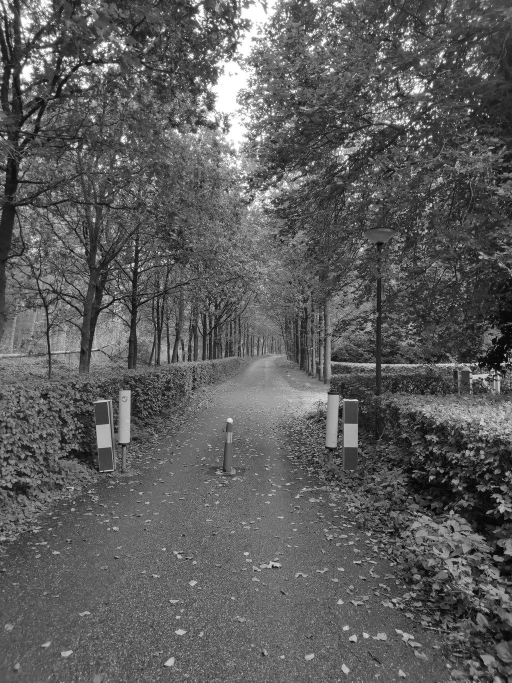
#> input picture Lab3/dataset/agv_clean.png, 1024 x 1365 px (shown at 1/2 size); the run also reads 1 picture not shown here
$ python task4_evaluation.py
#> lines starting #> are read from the running program, lines starting #| are printed output that depends on the picture
import cv2
import numpy as np
import os
import csv


# ============================================================
# TASK 4 - OBJECTIVE EVALUATION
# ============================================================

BASE_DIR = "../"
DATASET_DIR = os.path.join(BASE_DIR, "dataset")
OUTPUT_DIR = os.path.join(BASE_DIR, "output")

TASK4_DIR = os.path.join(
    OUTPUT_DIR,
    "task4"
)

os.makedirs(
    TASK4_DIR,
    exist_ok=True
)


# ============================================================
# LOAD CLEAN GROUND TRUTH
# ============================================================

clean_path = os.path.join(
    DATASET_DIR,
    "agv_clean.png"
)

clean = cv2.imread(
    clean_path,
    cv2.IMREAD_GRAYSCALE
)
#> clean is the input picture: shape (1365, 1024); min 0, max 255, mean 92.4

if clean is None:
    print("ERROR: agv_clean.png not found.")
    exit()


# ============================================================
# FROM-SCRATCH 2D CORRELATION
# ============================================================

def correlate2d(image, kernel):

    image = image.astype(np.float32)
    kernel = kernel.astype(np.float32)

    h, w = image.shape

    kh, kw = kernel.shape

    ph = kh // 2
    pw = kw // 2

    padded = np.pad(
        image,
        (
            (ph, ph),
            (pw, pw)
        ),
        mode="constant",
        constant_values=0
    )

    output = np.zeros(
        (h, w),
        dtype=np.float32
    )

    for i in range(h):

        for j in range(w):

            region = padded[
                i:i + kh,
                j:j + kw
            ]

            output[i, j] = np.sum(
                region * kernel
            )

    return output


# ============================================================
# PSNR
# ============================================================

def calculate_psnr(
        original,
        processed
):

    original = original.astype(
        np.float32
    )

    processed = processed.astype(
        np.float32
    )

    mse = np.mean(
        (original - processed) ** 2
    )

    if mse == 0:

        return float("inf")

    return 10 * np.log10(
        (255.0 ** 2) / mse
    )


# ============================================================
# SHARPNESS
#
# Variance of Laplacian
# Higher value = stronger edge/high-frequency response
# ============================================================

def calculate_sharpness(image):

    laplacian_kernel = np.array(
        [
            [0, 1, 0],
            [1, -4, 1],
            [0, 1, 0]
        ],
        dtype=np.float32
    )

    laplacian = correlate2d(
        image,
        laplacian_kernel
    )

    return np.var(
        laplacian
    )


# ============================================================
# EVALUATE IMAGE
# ============================================================

def evaluate(
        label,
        path
):

    image = cv2.imread(
        path,
        cv2.IMREAD_GRAYSCALE
    )

    if image is None:

        print(
            "WARNING: Could not read:",
            path
        )

        return None

    # Match dimensions
    if image.shape != clean.shape:

        image = cv2.resize(
            image,
            (
                clean.shape[1],
                clean.shape[0]
            )
        )

    psnr = calculate_psnr(
        clean,
        image
    )

    sharpness = calculate_sharpness(
        image
    )

    return [
        label,
        psnr,
        sharpness
    ]


# ============================================================
# RESULTS LIST
# ============================================================

results = []


# ============================================================
# TASK 1
# ============================================================

task1_dir = os.path.join(
    OUTPUT_DIR,
    "task1"
)

task1_files = [

    (
        "Task 1 - Sigma 10 - 3x3",
        "Sigma_10_3x3.png"
    ),

    (
        "Task 1 - Sigma 10 - 5x5",
        "Sigma_10_5x5.png"
    ),

    (
        "Task 1 - Sigma 10 - 9x9",
        "Sigma_10_9x9.png"
    ),

    (
        "Task 1 - Sigma 25 - 3x3",
        "Sigma_25_3x3.png"
    ),

    (
        "Task 1 - Sigma 25 - 5x5",
        "Sigma_25_5x5.png"
    ),

    (
        "Task 1 - Sigma 25 - 9x9",
        "Sigma_25_9x9.png"
    )
]


for label, filename in task1_files:

    path = os.path.join(
        task1_dir,
        filename
    )

    result = evaluate(
        label,
        path
    )
#> in calculate_psnr, `mse = np.mean( (original - processed) ** 2 )`: mse = 338.6
#> in evaluate, `psnr = calculate_psnr( clean, image )`: psnr = 22.83
#> in correlate2d, `padded = np.pad( image, ( (ph, ph), (pw, pw) ), mode="constant", const..`:
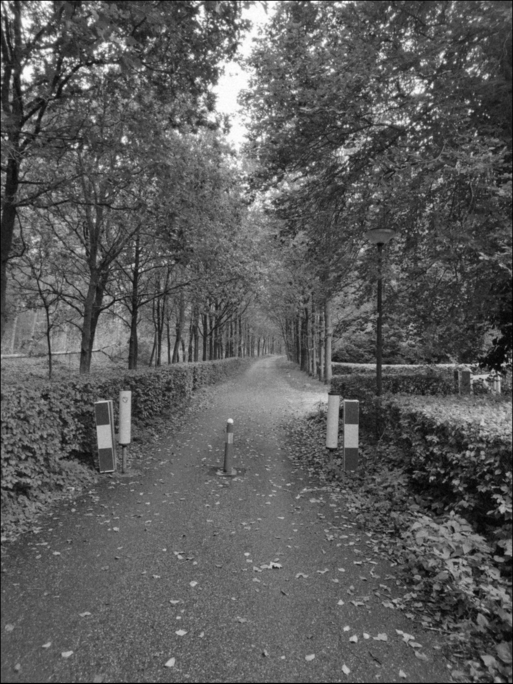
#> padded: shape (1367, 1026) float32 (shown at 1/2 size); min 0, max 255, mean 91
#> after the loop in correlate2d, `for i in range(h):`:
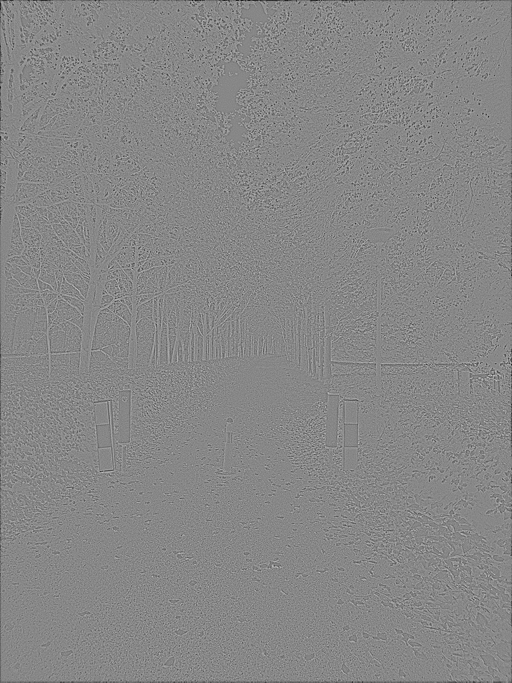
#> output: shape (1365, 1024) float32 (shown at 1/2 size); min -129, max 114, mean -0.2; drawn with min black and max white
#> in evaluate, `sharpness = calculate_sharpness( image )`: sharpness = 277.9
#> result = ['Task 1 - Sigma 10 - 3x3', 22.83, 277.9]

    if result:

        results.append(
            result
        )
#> pass 2 of the loop `for label, filename in task1_files:`:
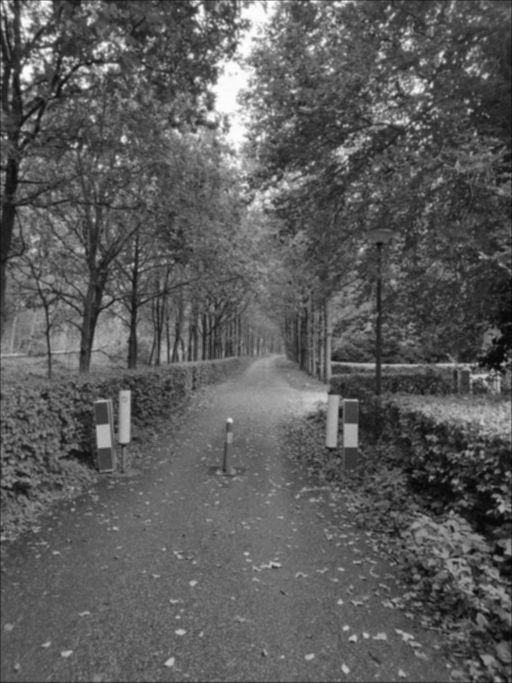
#> input picture Lab3/output/task1/Sigma_10_5x5.png, 1024 x 1365 px (shown at 1/2 size)
#> in evaluate, image is the input picture: shape (1365, 1024); min 3, max 254, mean 91.2
#> psnr = 21.06
#> after the loop in correlate2d (call 2), `for i in range(h):`:
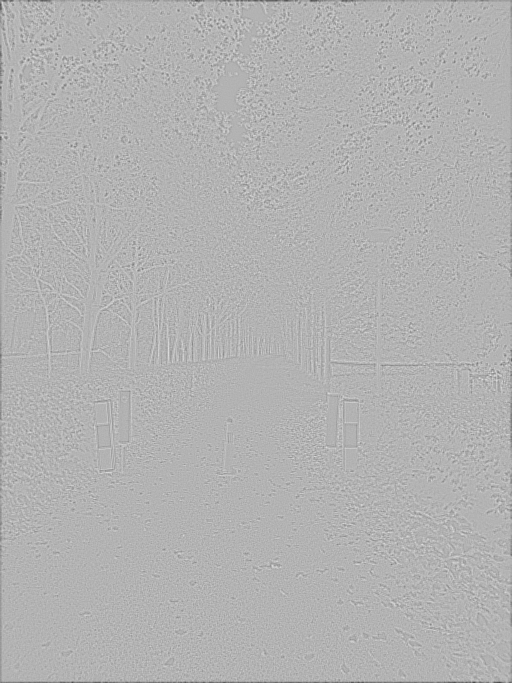
#> output: shape (1365, 1024) float32 (shown at 1/2 size); min -115, max 49, mean -0.2; drawn with min black and max white
#> sharpness = 67.51
#> result = ['Task 1 - Sigma 10 - 5x5', 21.06, 67.51]
#> pass 3 of the loop `for label, filename in task1_files:`:
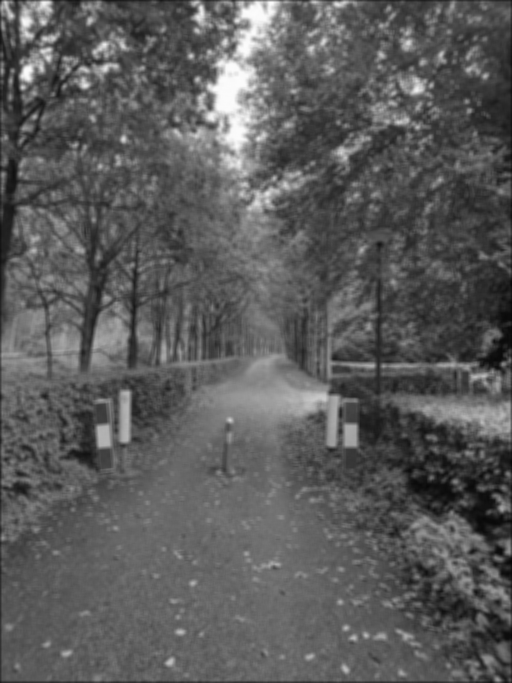
#> input picture Lab3/output/task1/Sigma_10_9x9.png, 1024 x 1365 px (shown at 1/2 size)
#> in evaluate, image is the input picture: shape (1365, 1024); min 4, max 252, mean 91
#> psnr = 19.64
#> after the loop in correlate2d (call 3), `for i in range(h):`:
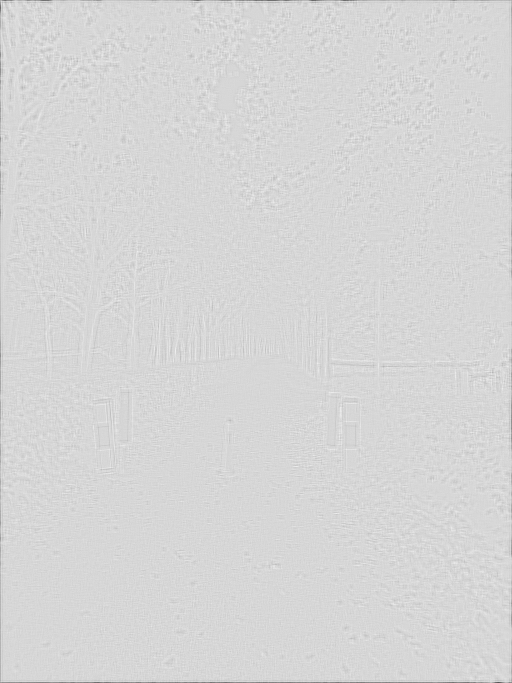
#> output: shape (1365, 1024) float32 (shown at 1/2 size); min -117, max 22, mean -0.2; drawn with min black and max white
#> sharpness = 18.35
#> result = ['Task 1 - Sigma 10 - 9x9', 19.64, 18.35]
#> the loop made 6 passes; the first 3 are shown


# ============================================================
# TASK 2
# ============================================================

task2_dir = os.path.join(
    OUTPUT_DIR,
    "task2"
)


# Motion blur baseline
motion_blur_path = os.path.join(
    DATASET_DIR,
    "agv_motion_blur.png"
)

result = evaluate(
    "Task 2 - Motion Blur",
    motion_blur_path
)

if result:

    results.append(
        result
    )


task2_files = [

    (
        "Task 2 - 4 Neighbor",
        "laplacian_4_sharpened.png"
    ),

    (
        "Task 2 - 8 Neighbor",
        "laplacian_8_sharpened.png"
    )
]


for label, filename in task2_files:

    path = os.path.join(
        task2_dir,
        filename
    )

    result = evaluate(
        label,
        path
    )

    if result:

        results.append(
            result
        )
#> pass 2 of the loop `for label, filename in task2_files:`:


# ============================================================
# TASK 3
# ============================================================

task3_dir = os.path.join(
    OUTPUT_DIR,
    "task3"
)

task3_files = [

    (
        "Task 3 - k=1",
        "k_1.png"
    ),

    (
        "Task 3 - k=1.5",
        "k_1.5.png"
    ),

    (
        "Task 3 - k=2",
        "k_2.png"
    ),

    (
        "Task 3 - k=3",
        "k_3.png"
    )
]


for label, filename in task3_files:

    path = os.path.join(
        task3_dir,
        filename
    )

    result = evaluate(
        label,
        path
    )

    if result:

        results.append(
            result
        )
#> pass 2 of the loop `for label, filename in task3_files:`:
#> pass 3 of the loop `for label, filename in task3_files:`:
#> the loop made 4 passes; the first 3 are shown


# ============================================================
# PRINT COMPLETE TABLE
# ============================================================

print("\n")

print("=" * 78)

print(
    "TASK 4 - COMPLETE OBJECTIVE EVALUATION"
)

print("=" * 78)

print(
    f"{'Configuration':<40}"
    f"{'PSNR (dB)':<15}"
    f"{'Sharpness':<20}"
)

print("-" * 78)


for label, psnr, sharpness in results:

    print(
        f"{label:<40}"
        f"{psnr:<15.2f}"
        f"{sharpness:<20.2f}"
    )


# ============================================================
# SAVE CSV
# ============================================================

csv_path = os.path.join(
    TASK4_DIR,
    "task4_results.csv"
)

with open(
        csv_path,
        "w",
        newline=""
) as file:

    writer = csv.writer(
        file
    )

    writer.writerow(
        [
            "Configuration",
            "PSNR_dB",
            "Sharpness"
        ]
    )

    for row in results:

        writer.writerow(
            row
        )


print("\n")

print(
    "Number of configurations evaluated:",
    len(results)
)

print(
    "\nResults saved to:"
)

print(
    csv_path
)

print(
    "\nTask 4 evaluation completed successfully."
)
